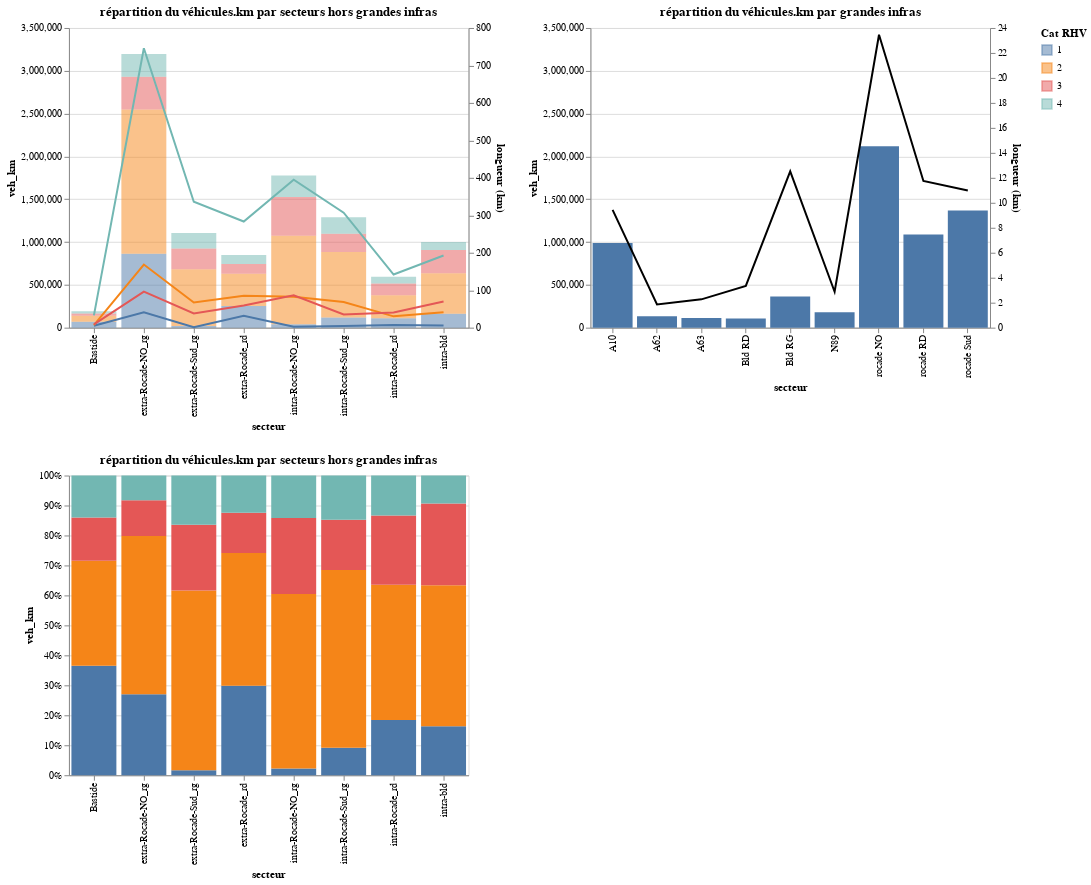

The code cell stored with this chart in its notebook:
### Code cell
#répartition du véh km entre les secteurs et les infras
chartVehKmSecteur=alt.Chart(stat_secteurs.reset_index()).mark_bar(opacity=0.5).encode(x=alt.X('nom_sect', title='secteur'),
                                                         y=alt.Y('veh_km'),
                                                         color=alt.Color('cat_rhv_simplifiee', title='Cat RHV'),
                                                        order='cat_rhv_simplifiee').properties(title='répartition du véhicules.km par secteurs hors grandes infras',width=400)

chartVehKmSecteurNorm=alt.Chart(stat_secteurs.reset_index()).mark_bar().encode(x=alt.X('nom_sect', title='secteur'),
                                                         y=alt.Y('veh_km',stack="normalize", axis=alt.Axis(format='%')),
                                                         color=alt.Color('cat_rhv_simplifiee', title='Cat RHV'),
                                                         order='cat_rhv_simplifiee').properties(title='répartition du véhicules.km par secteurs hors grandes infras',width=400) 

chartLonguerSecteur=alt.Chart(stat_secteurs.reset_index()).mark_line().encode(x=alt.X('nom_sect', title='secteur'),
                                                         y=alt.Y('longueur', title='longueur (km)'),
                                                         color=alt.Color('cat_rhv_simplifiee', title='Cat RHV'),order='cat_rhv_simplifiee').properties(title='répartition du véhicules.km par secteurs hors grandes infras',width=400)

chartVehKmGI=alt.Chart(grandes_infras.reset_index().loc[grandes_infras.reset_index().nom_sect.apply(lambda x : 'bretelle' not in x )]).mark_bar().encode(x=alt.X('nom_sect', title='secteur'),
                                                         y=alt.Y('veh_km', scale=alt.Scale(domain=[0,3500000])),
                                                        color=alt.Color('cat_rhv_simplifiee', title='Cat RHV'),
                                                        order='cat_rhv_simplifiee').properties(title='répartition du véhicules.km par grandes infras',
                                                                                               width=400) 

chartLongueurGI=alt.Chart(grandes_infras.reset_index().loc[grandes_infras.reset_index().nom_sect.apply(lambda x : 'bretelle' not in x )]).mark_line(color='black').encode(
                                                         x=alt.X('nom_sect', title='secteur'),
                                                         y=alt.Y('longueur', title='longueur (km)')).properties(title='répartition du véhicules.km par grandes infras',
                                                                                               width=400)

alt.vconcat(((chartVehKmSecteur+chartLonguerSecteur).resolve_scale(y='independent') | (chartVehKmGI+chartLongueurGI).resolve_scale(y='independent')).resolve_scale(y='shared'),
              chartVehKmSecteurNorm)

### Figure 1 — Vega-Lite specification as saved in the notebook (floating-point values rounded to 4 significant figures)
{"config": {"view": {"continuousWidth": 400, "continuousHeight": 300}}, "vconcat": [{"hconcat": [{"layer": [{"data": {"name": "data-aaa601a2d96915021647d49e86fdebb4"}, "mark": {"type": "bar", "opacity": 0.5}, "encoding": {"color": {"type": "nominal", "field": "cat_rhv_simplifiee", "title": "Cat RHV"}, "order": {"type": "nominal", "field": "cat_rhv_simplifiee"}, "x": {"type": "nominal", "field": "nom_sect", "title": "secteur"}, "y": {"type": "quantitative", "field": "veh_km"}}, "title": "répartition du véhicules.km par secteurs hors grandes infras", "width": 400}, {"data": {"name": "data-aaa601a2d96915021647d49e86fdebb4"}, "mark": "line", "encoding": {"color": {"type": "nominal", "field": "cat_rhv_simplifiee", "title": "Cat RHV"}, "order": {"type": "nominal", "field": "cat_rhv_simplifiee"}, "x": {"type": "nominal", "field": "nom_sect", "title": "secteur"}, "y": {"type": "quantitative", "field": "longueur", "title": "longueur (km)"}}, "title": "répartition du véhicules.km par secteurs hors grandes infras", "width": 400}], "resolve": {"scale": {"y": "independent"}}}, {"layer": [{"data": {"name": "data-7e187558e8644956756f0299f64dbdfa"}, "mark": "bar", "encoding": {"color": {"type": "nominal", "field": "cat_rhv_simplifiee", "title": "Cat RHV"}, "order": {"type": "nominal", "field": "cat_rhv_simplifiee"}, "x": {"type": "nominal", "field": "nom_sect", "title": "secteur"}, "y": {"type": "quantitative", "field": "veh_km", "scale": {"domain": [0, 3500000]}}}, "title": "répartition du véhicules.km par grandes infras", "width": 400}, {"data": {"name": "data-7e187558e8644956756f0299f64dbdfa"}, "mark": {"type": "line", "color": "black"}, "encoding": {"x": {"type": "nominal", "field": "nom_sect", "title": "secteur"}, "y": {"type": "quantitative", "field": "longueur", "title": "longueur (km)"}}, "title": "répartition du véhicules.km par grandes infras", "width": 400}], "resolve": {"scale": {"y": "independent"}}}], "resolve": {"scale": {"y": "shared"}}}, {"data": {"name": "data-aaa601a2d96915021647d49e86fdebb4"}, "mark": "bar", "encoding": {"color": {"type": "nominal", "field": "cat_rhv_simplifiee", "title": "Cat RHV"}, "order": {"type": "nominal", "field": "cat_rhv_simplifiee"}, "x": {"type": "nominal", "field": "nom_sect", "title": "secteur"}, "y": {"type": "quantitative", "axis": {"format": "%"}, "field": "veh_km", "stack": "normalize"}}, "title": "répartition du véhicules.km par secteurs hors grandes infras", "width": 400}], "$schema": "https://vega.github.io/schema/vega-lite/v4.8.1.json", "datasets": {"data-aaa601a2d96915021647d49e86fdebb4": [{"nom_sect": "Bastide", "cat_rhv_simplifiee": "1", "veh_km": 70560.0, "longueur": 5.093}, {"nom_sect": "Bastide", "cat_rhv_simplifiee": "2", "veh_km": 67680.0, "longueur": 6.927}, {"nom_sect": "Bastide", "cat_rhv_simplifiee": "3", "veh_km": 27810.0, "longueur": 8.975}, {"nom_sect": "Bastide", "cat_rhv_simplifiee": "4", "veh_km": 27050.0, "longueur": 32.98}, {"nom_sect": "extra-Rocade-NO_rg", "cat_rhv_simplifiee": "1", "veh_km": 863000.0, "longueur": 40.77}, {"nom_sect": "extra-Rocade-NO_rg", "cat_rhv_simplifiee": "2", "veh_km": 1686000.0, "longueur": 168.6}, {"nom_sect": "extra-Rocade-NO_rg", "cat_rhv_simplifiee": "3", "veh_km": 381500.0, "longueur": 96.04}, {"nom_sect": "extra-Rocade-NO_rg", "cat_rhv_simplifiee": "4", "veh_km": 263900.0, "longueur": 745.9}, {"nom_sect": "extra-Rocade-Sud_rg", "cat_rhv_simplifiee": "1", "veh_km": 18790.0, "longueur": 1.303}, {"nom_sect": "extra-Rocade-Sud_rg", "cat_rhv_simplifiee": "2", "veh_km": 662400.0, "longueur": 67.13}, {"nom_sect": "extra-Rocade-Sud_rg", "cat_rhv_simplifiee": "3", "veh_km": 242400.0, "longueur": 38.13}, {"nom_sect": "extra-Rocade-Sud_rg", "cat_rhv_simplifiee": "4", "veh_km": 181800.0, "longueur": 336.0}, {"nom_sect": "extra-Rocade_rd", "cat_rhv_simplifiee": "1", "veh_km": 253400.0, "longueur": 31.54}, {"nom_sect": "extra-Rocade_rd", "cat_rhv_simplifiee": "2", "veh_km": 376500.0, "longueur": 85.19}, {"nom_sect": "extra-Rocade_rd", "cat_rhv_simplifiee": "3", "veh_km": 114600.0, "longueur": 59.32}, {"nom_sect": "extra-Rocade_rd", "cat_rhv_simplifiee": "4", "veh_km": 105400.0, "longueur": 283.4}, {"nom_sect": "intra-Rocade-NO_rg", "cat_rhv_simplifiee": "1", "veh_km": 39560.0, "longueur": 2.532}, {"nom_sect": "intra-Rocade-NO_rg", "cat_rhv_simplifiee": "2", "veh_km": 1035000.0, "longueur": 82.36}, {"nom_sect": "intra-Rocade-NO_rg", "cat_rhv_simplifiee": "3", "veh_km": 451200.0, "longueur": 86.55}, {"nom_sect": "intra-Rocade-NO_rg", "cat_rhv_simplifiee": "4", "veh_km": 251900.0, "longueur": 395.2}, {"nom_sect": "intra-Rocade-Sud_rg", "cat_rhv_simplifiee": "1", "veh_km": 118400.0, "longueur": 4.303}, {"nom_sect": "intra-Rocade-Sud_rg", "cat_rhv_simplifiee": "2", "veh_km": 764200.0, "longueur": 68.34}, {"nom_sect": "intra-Rocade-Sud_rg", "cat_rhv_simplifiee": "3", "veh_km": 215400.0, "longueur": 35.25}, {"nom_sect": "intra-Rocade-Sud_rg", "cat_rhv_simplifiee": "4", "veh_km": 190600.0, "longueur": 306.8}, {"nom_sect": "intra-Rocade_rd", "cat_rhv_simplifiee": "1", "veh_km": 109600.0, "longueur": 7.418}, {"nom_sect": "intra-Rocade_rd", "cat_rhv_simplifiee": "2", "veh_km": 269000.0, "longueur": 30.2}, {"nom_sect": "intra-Rocade_rd", "cat_rhv_simplifiee": "3", "veh_km": 138100.0, "longueur": 40.33}, {"nom_sect": "intra-Rocade_rd", "cat_rhv_simplifiee": "4", "veh_km": 79330.0, "longueur": 141.9}, {"nom_sect": "intra-bld", "cat_rhv_simplifiee": "1", "veh_km": 163400.0, "longueur": 5.543}, {"nom_sect": "intra-bld", "cat_rhv_simplifiee": "2", "veh_km": 471600.0, "longueur": 41.31}, {"nom_sect": "intra-bld", "cat_rhv_simplifiee": "3", "veh_km": 273000.0, "longueur": 69.75}, {"nom_sect": "intra-bld", "cat_rhv_simplifiee": "4", "veh_km": 93790.0, "longueur": 192.7}], "data-7e187558e8644956756f0299f64dbdfa": [{"nom_sect": "Bld RD", "cat_rhv_simplifiee": "1", "veh_km": 106400.0, "longueur": 3.34}, {"nom_sect": "Bld RG", "cat_rhv_simplifiee": "1", "veh_km": 365100.0, "longueur": 12.51}, {"nom_sect": "A10", "cat_rhv_simplifiee": "1", "veh_km": 989200.0, "longueur": 9.437}, {"nom_sect": "N89", "cat_rhv_simplifiee": "1", "veh_km": 180800.0, "longueur": 2.878}, {"nom_sect": "rocade RD", "cat_rhv_simplifiee": "1", "veh_km": 1089000.0, "longueur": 11.74}, {"nom_sect": "A62", "cat_rhv_simplifiee": "1", "veh_km": 132700.0, "longueur": 1.855}, {"nom_sect": "A63", "cat_rhv_simplifiee": "1", "veh_km": 113100.0, "longueur": 2.268}, {"nom_sect": "rocade Sud", "cat_rhv_simplifiee": "1", "veh_km": 1368000.0, "longueur": 10.98}, {"nom_sect": "rocade NO", "cat_rhv_simplifiee": "1", "veh_km": 2119000.0, "longueur": 23.45}]}}
